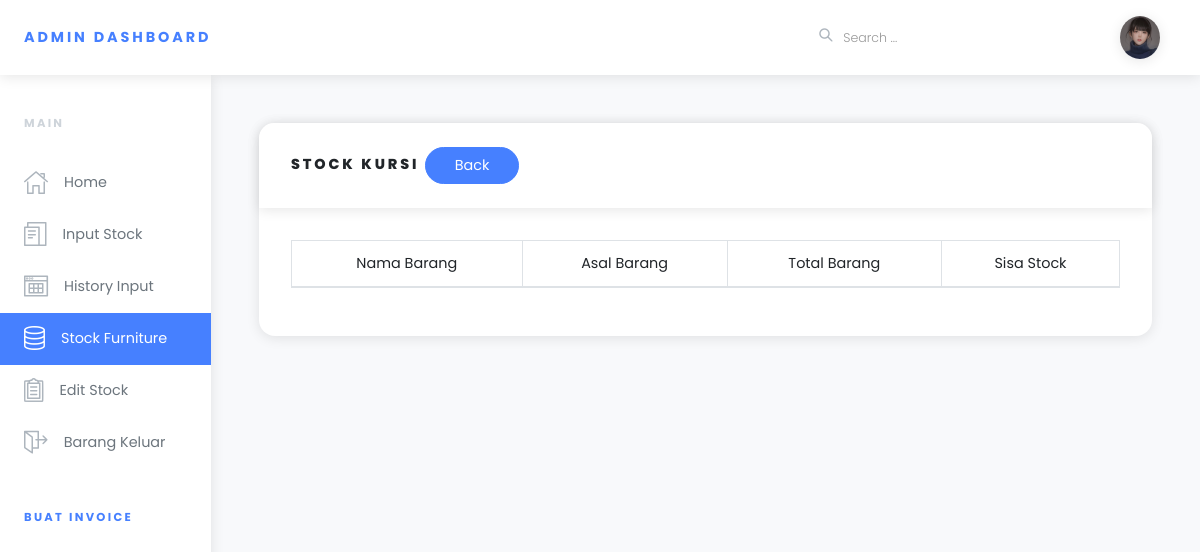
/index.php/v_stock/v_meja, run on an earlier commit of the app's database.
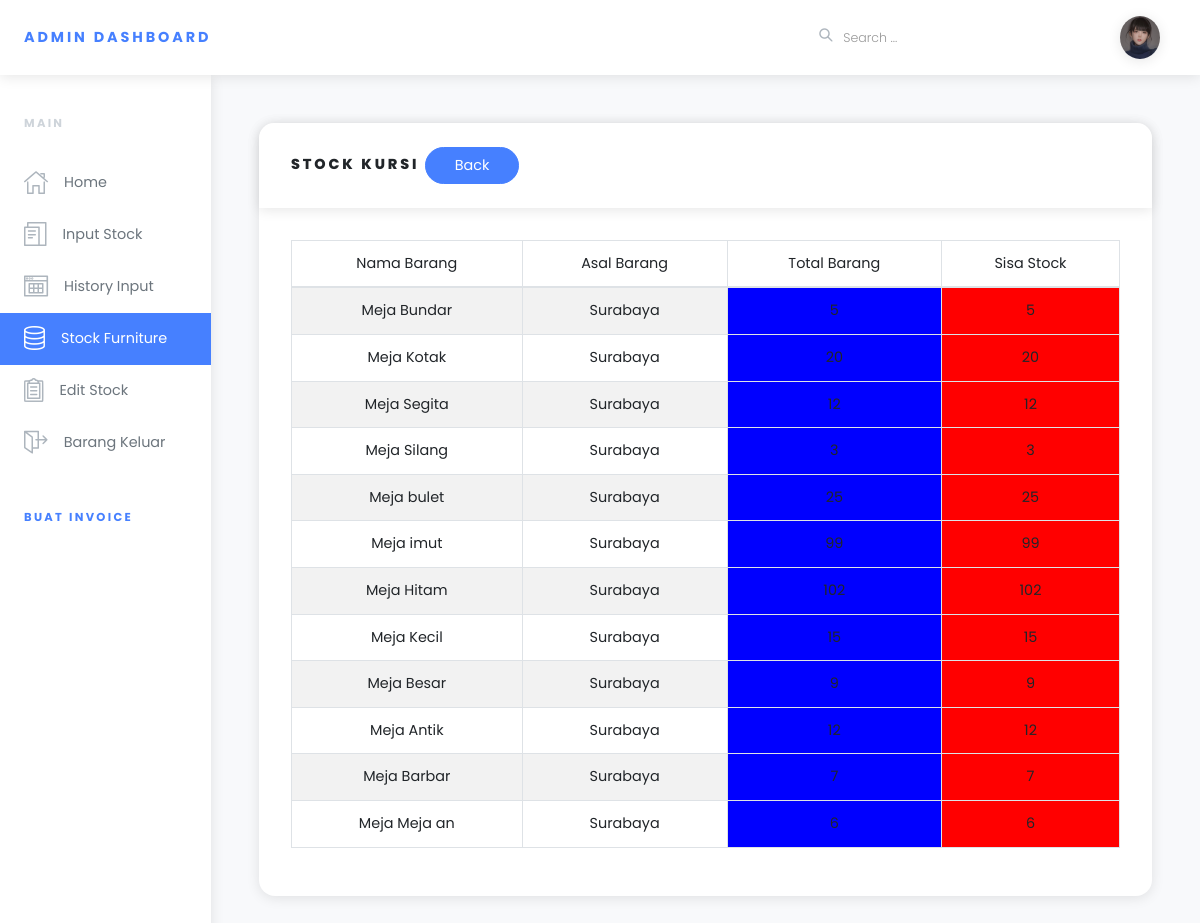
And on a later commit of the database.
### tables this page shows
CREATE TABLE `stockbarang` (
  `id` int(6) UNSIGNED NOT NULL,
  `tipeBarang` varchar(30) NOT NULL,
  `namaBarang` varchar(30) NOT NULL,
  `asalBarang` varchar(50) NOT NULL,
  `jumlahBarang` int(50) NOT NULL,
  `stock` int(11) NOT NULL,
  `tanggalInput` timestamp NOT NULL DEFAULT current_timestamp() ON UPDATE current_timestamp(),
  `uploadFoto` varchar(50) NOT NULL,
  `kodeBulan` varchar(25) NOT NULL
);

### application/controllers/v_stock.php (called while the page is built, shortened)
<?php
class v_stock extends CI_Controller {
	  function __construct() {
	      $this->load->helper('url');
	      $this->load->model('stock');
	  }
    public function v_meja()
    {
        $xxx['data']=$this->stock->meja();
        $data = array(
            'title' => "Stock Furniture"
        );
        $this->load->view('templates/header.php',$data);
        $this->load->view('templates/sidebar.php');
        $this->load->view('stock/meja.php',$xxx);
        $this->load->view('templates/footer.php');
    }
}

### index.php (called while the page is built, shortened)
<?php
require_once BASEPATH.'core/CodeIgniter.php';

### application/models/stock.php (called while the page is built, shortened)
<?php
class stock extends CI_Model{
    function meja(){
        $tipeBarang='Meja';
        $hasil=$this->db->query("SELECT * FROM stockbarang where tipeBarang='$tipeBarang'");
        return $hasil;
    }
}

### application/views/stock/meja.php (the view, shortened to what this page needs)
<div class="page-holder w-100 d-flex flex-wrap">
  <div class="container-fluid px-xl-5">
    <section class="py-5">
      <div class="row">
        <div class="col-lg-12 mb-4">
          <div class="card">
            <div class="card-header">
              <h6 class="text-uppercase mb-0">Stock Kursi
                <a href="../core/stock"><button type="button" class="btn btn-primary" data-toggle="modal" data-target=".bd-example-modal-lg">Back</button></a></h6>
            </div>
            <div class="card-body">
               <table class="table table-bordered table-striped" id="mydata">
                <thead>
                  <tr align="center">
                    <td>Nama Barang</td>
                    <td>Asal Barang</td>
                    <td>Total Barang</td>
                    <td>Sisa Stock</td>
                  </tr>
                </thead>
                <tbody>
                  <?php
                 foreach($data->result_array() as $i):
                    $namaBarang=$i['namaBarang'];
                    $asalBarang=$i['asalBarang'];
                    $jumlahBarang=$i['jumlahBarang'];
                    $stock=$i['stock'];
                    ?>
                  <tr align="center">
                    <td><?php echo $namaBarang ?></td>
                    <td><?php echo $asalBarang ?></td>
                    <td style="background: blue"><?php echo $jumlahBarang ?></td>
                    <td style="background: red"><?php echo $stock ?></td>
                  </tr>
                  <?php endforeach;?>
                </tbody>
              </table>
            </div>

### application/views/templates/header.php (shortened to what this page needs)
<!DOCTYPE html>
<html>
  <head>
    <link rel="stylesheet" href="<?= base_url();?>data/vendor/bootstrap/css/bootstrap.min.css">
    <link rel="stylesheet" href="https://use.fontawesome.com/releases/v5.3.1/css/all.css">
    <link rel="stylesheet" href="<?= base_url();?>data/css/orionicons.css">
    <link rel="stylesheet" href="<?= base_url();?>data/css/style.default.css" id="theme-stylesheet">
    <link rel="stylesheet" href="<?= base_url();?>data/css/custom.css">
  </head>
  <body>
    <header class="header">
      <nav class="navbar navbar-expand-lg px-4 py-2 bg-white shadow"><a href="dashboard" class="sidebar-toogler font-weight-bold text-uppercase text-base" style="text-decoration: none;">Admin Dashboard</a>
        <ul class="ml-auto d-flex align-items-center list-unstyled mb-0">
          <li class="nav-item">
            <form id="searchForm" class="ml-auto d-none d-lg-block">
              <div class="form-group position-relative mb-0">
                <button type="submit" style="top: -3px; left: 0;" class="position-absolute bg-white border-0 p-0"><i class="o-search-magnify-1 text-gray text-lg"></i></button>
                <input type="search" placeholder="Search ..." class="form-control form-control-sm border-0 no-shadow pl-4">
              </div>
            </form>
          </li>
          <li class="nav-item dropdown ml-auto"><a id="userInfo" href="http://example.com" data-toggle="dropdown" aria-haspopup="true" aria-expanded="false" class="nav-link dropdown-toggle"><img src="<?= base_url();?>asset/profile.jpg" alt="Jason Doe" style="max-width: 2.5rem;" class="img-fluid rounded-circle shadow"></a>
          </li>
        </ul>
      </nav>
    </header>

### application/views/templates/sidebar.php
<div class="d-flex align-items-stretch">
  <div id="sidebar" class="sidebar py-3">
    <div class="text-gray-400 text-uppercase px-3 px-lg-4 py-4 font-weight-bold small headings-font-family">MAIN</div>
    <ul class="sidebar-menu list-unstyled">
          <li class="sidebar-list-item"><a href="<?= base_url();?>core/dashboard"
            class="<?php if($title == 'Dashboard Admin'){echo 'sidebar-link text-muted active';} else{echo 'sidebar-link text-muted';} ?>"><i class="o-home-1 mr-3 text-gray"></i><span>Home</span></a></li>
             <li class="sidebar-list-item"><a href="<?= base_url();?>core/data_input" class="<?php if($title == 'Data Input'){echo 'sidebar-link text-muted active';} else{echo 'sidebar-link text-muted';} ?>"><i class="o-paperwork-1 mr-3 text-gray"></i><span>Input Stock</span></a></li>
          <li class="sidebar-list-item"><a href="<?= base_url();?>core/history" class="<?php if($title == 'Stock Items'){echo 'sidebar-link text-muted active';} else{echo 'sidebar-link text-muted';} ?>"><i class="o-table-content-1 mr-3 text-gray"></i><span>History Input</span></a></li>
          <li class="sidebar-list-item"><a href="<?= base_url();?>core/stock" class="<?php if($title == 'Stock Furniture'){echo 'sidebar-link text-muted active';} else{echo 'sidebar-link text-muted';} ?>"><i class="o-database-1 mr-3 text-gray"></i><span>Stock Furniture</span></a></li>
          <li class="sidebar-list-item"><a href="<?= base_url();?>core/editstock" class="<?php if($title == 'Edit Stock'){echo 'sidebar-link text-muted active';} else{echo 'sidebar-link text-muted';} ?>"><i class="o-survey-1 mr-3 text-gray"></i><span> Edit Stock</span></a></li>
          <li class="sidebar-list-item"><a href="<?= base_url();?>core/barangkeluar" class="<?php if($title == 'Barang Keluar'){echo 'sidebar-link text-muted active';} else{echo 'sidebar-link text-muted';} ?>"><i class="o-exit-1 mr-3 text-gray"></i><span> Barang Keluar</span></a></li>
    </ul>
    <div class="text-gray-400 text-uppercase px-3 px-lg-4 py-4 font-weight-bold small headings-font-family"><a href="">Buat Invoice</a></div>
  </div>

### application/views/templates/footer.php (shortened to what this page needs)
  </body>
</html>

What changed in the data, as far as the page shows it:
added stockbarang: namaBarang "Meja Bundar", asalBarang "Surabaya", stock "5"
added stockbarang: namaBarang "Meja Kotak", asalBarang "Surabaya", stock "20"
added stockbarang: namaBarang "Meja Segita", asalBarang "Surabaya", stock "12"
added stockbarang: namaBarang "Meja Silang", asalBarang "Surabaya", stock "3"
added stockbarang: namaBarang "Meja bulet", asalBarang "Surabaya", stock "25"
added stockbarang: namaBarang "Meja imut", asalBarang "Surabaya", stock "99"
added stockbarang: namaBarang "Meja Hitam", asalBarang "Surabaya", stock "102"
added stockbarang: namaBarang "Meja Kecil", asalBarang "Surabaya", stock "15"
added stockbarang: namaBarang "Meja Besar", asalBarang "Surabaya", stock "9"
added stockbarang: namaBarang "Meja Antik", asalBarang "Surabaya", stock "12"
added stockbarang: namaBarang "Meja Barbar", asalBarang "Surabaya", stock "7"
added stockbarang: namaBarang "Meja Meja an", asalBarang "Surabaya", stock "6"
